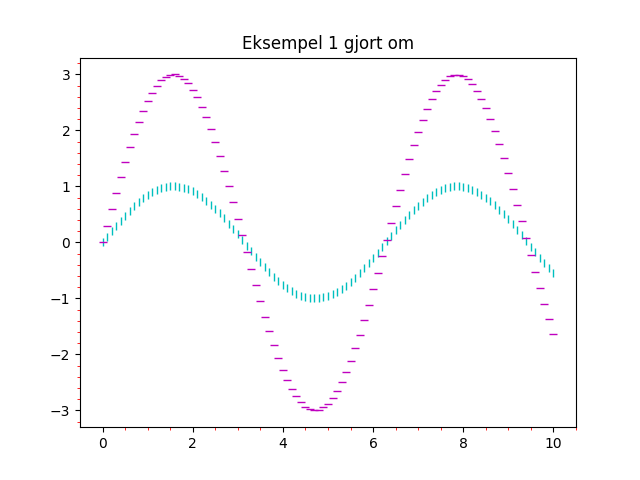

Recreate this plot in Python.
import matplotlib.pyplot as plt
from math import sin


# liste med x-verdier
xs = [n / 10 for n in range(101)]
# 2 ulike lister med y-verdier
ys_1 = [sin(x) for x in xs]
ys_2 = [3 * sin(x) for x in xs]

plt.plot(xs, ys_1, "|c")
plt.plot(xs, ys_2, "_r")
plt.tick_params(axis='both', which='minor', color='r')
plt.minorticks_on()
plt.title('Eksempel 1 gjort om')

# savefig lagrer filene
plt.savefig("test.png")
plt.savefig("test.pdf")

# interaktivt vindu
plt.show()
